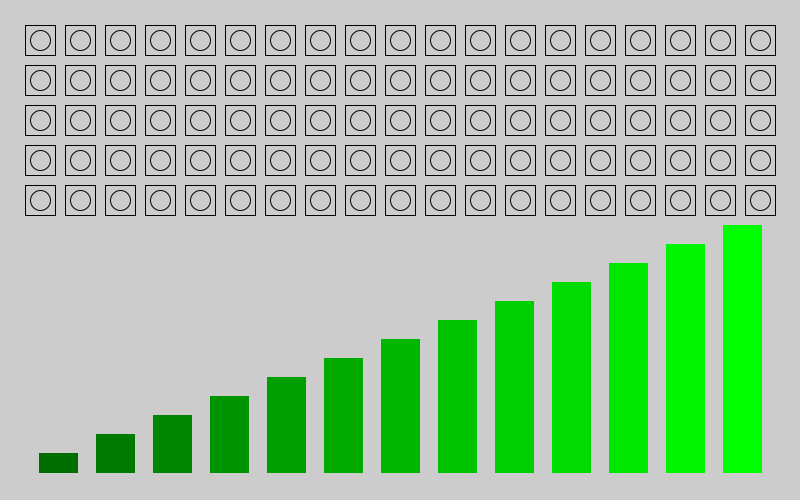
Frame 1 (no input)
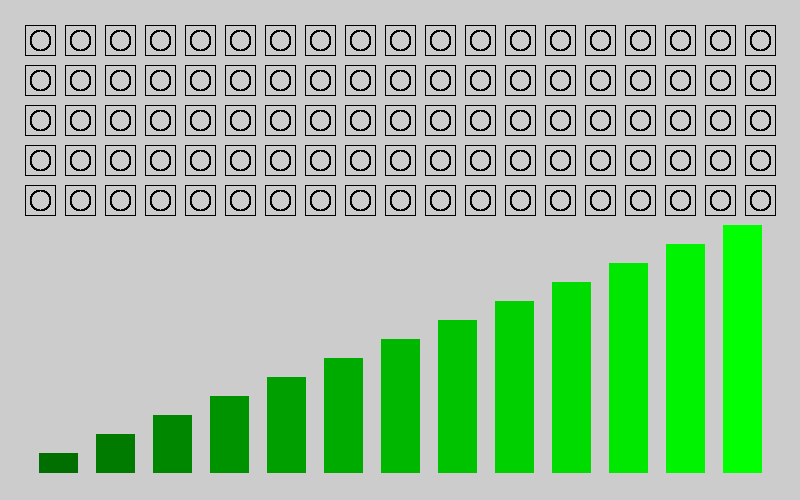
Frame 60 (the mouse pressed at the canvas centre just before this capture)
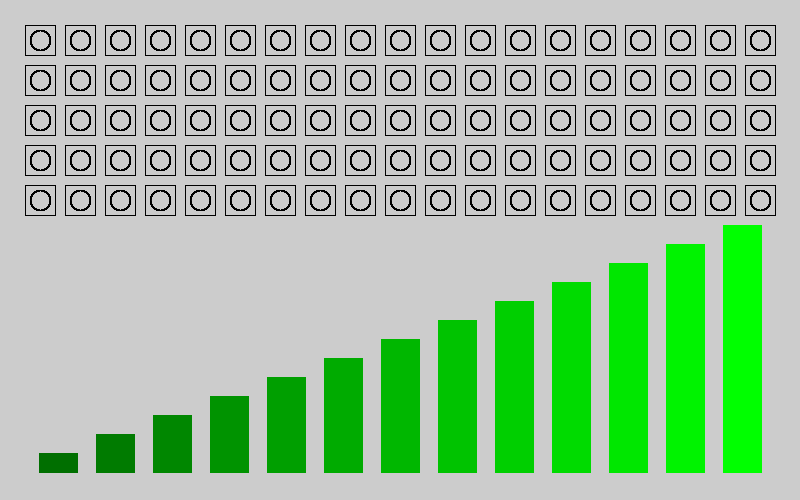
Frame 120 (the mouse held since frame 60 and released just before this capture)

The Processing sketch that drew these frames (run headless with seeded random() and noise(); from frame 60 on, the mouse is pressed at the canvas centre):

// Processing sketch: Jerome_Trayer_Assignment_6
// ── Jerome_Trayer_Assignment_6.pde
/*
*  Author: Jerome Trayer
 */

//these variables are used for the drawing of the rectangle and circle shapes
int columns;
int rows;
int rectCircOffset;
int squareSize;
int circleSize;

//these variables are used for the drawing of the green rectangles
int greenInitial;
int shadeStep;
int rectangleOffset;
int rectangleCount;
int rectangleStep;

//setup() sets standards for the drawing
void setup() {
  //general drawing setup
  size(800, 500);
  ellipseMode(CENTER);
  strokeWeight(1);
  frameRate(10);
  
  //green rectangle variable setup
  greenInitial = 99;
  rectangleCount = 13;
  shadeStep = (int)((255 - greenInitial) / rectangleCount);
  rectangleStep = (int)((height / 2) / rectangleCount);
  rectangleOffset = (int)(width / (rectangleCount + 1));
  
  //rectangle and circle variable setup
  columns = 5;
  rows = 19;
  rectCircOffset = (int)(width / (rows + 1));
  squareSize = (int)(rectCircOffset - 10);
  circleSize = (int)(squareSize - 10);
}

//This function will be called 20 times a second
void draw() {
  //these loops draw the rectangle and circle shapes at the top of the drawing
  noFill();
  stroke(0, 0, 0);
  rectMode(CENTER);
  for (int i = 1; i <= columns; i++) {
    for (int j = 1; j <= rows; j++) {
      rect(j * rectCircOffset, i * rectCircOffset, squareSize, squareSize);
      ellipse(j * rectCircOffset, i * rectCircOffset, circleSize, circleSize);
    }
  }
  
  //this loop draws the green rectangles at the bottom of the screen while shading appropriately
  rectMode(CORNER);
  for(int i = 1; i <= rectangleCount; i++) {
    setColor(0, greenInitial + (i * shadeStep), 0);
    rect((i * rectangleOffset) - (0.3 * rectangleOffset), height - (i * rectangleStep) - (rectangleOffset / 2), 2 * rectangleStep, i * rectangleStep);
  }
}

//makes code mildly more readable to abstract this
void setColor(int r, int g, int b) {
  stroke(r, g, b);
  fill(r, g, b);
}
